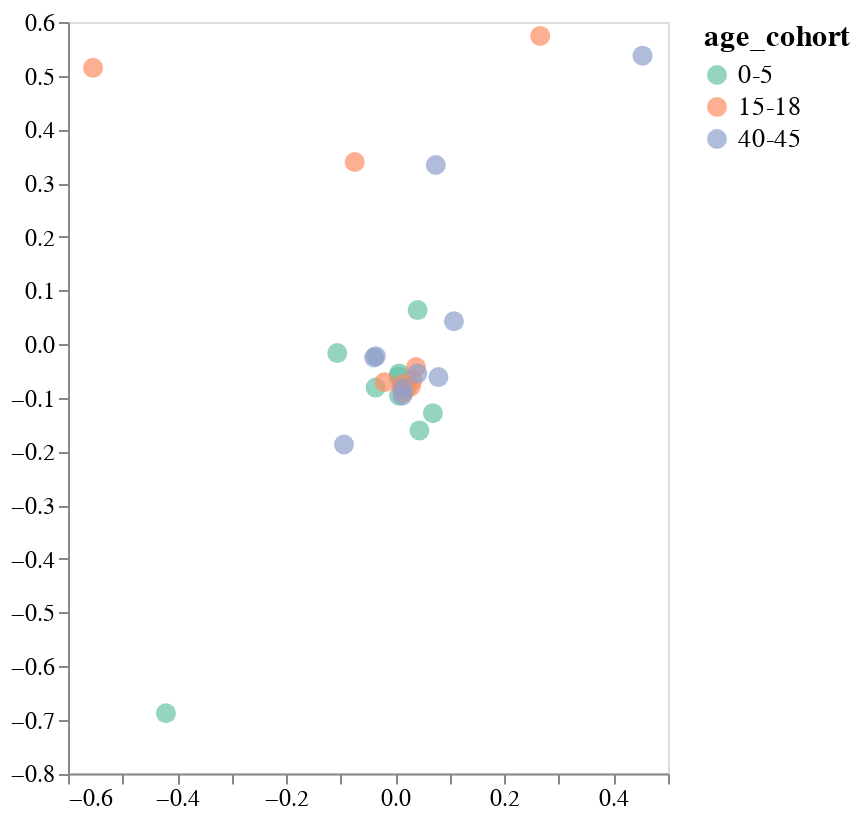

The cell this chart's notebook holds for it:
### Code cell
mds_and_plot(positive_escape, mds_random_state=7, feature_range=(0, 1))

### Figure 1 — Vega-Lite specification as saved in the notebook (floating-point values rounded to 4 significant figures)
{"config": {"view": {"continuousWidth": 300, "continuousHeight": 300}, "axis": {"grid": false, "labelFontSize": 12, "title": null}, "legend": {"labelFontSize": 13, "titleFontSize": 15}}, "data": {"name": "data-3871c1207d3bf30716dd41d75e4efa5d"}, "mark": {"type": "circle", "opacity": 0.7, "size": 100}, "encoding": {"color": {"field": "age_cohort", "scale": {"scheme": "set2"}, "type": "nominal"}, "detail": {"field": "serum", "type": "nominal"}, "tooltip": [{"field": "serum", "type": "nominal"}, {"field": "age_cohort", "type": "nominal"}], "x": {"field": "x_coord", "scale": {"padding": 5}, "type": "quantitative"}, "y": {"field": "y_coord", "scale": {"padding": 5}, "type": "quantitative"}}, "height": 375.7, "width": 300, "$schema": "https://vega.github.io/schema/vega-lite/v5.8.0.json", "datasets": {"data-3871c1207d3bf30716dd41d75e4efa5d": [{"serum": "2367", "x_coord": 0.007082, "y_coord": -0.09612, "age_cohort": "0-5"}, {"serum": "3944", "x_coord": 0.02117, "y_coord": -0.08241, "age_cohort": "0-5"}, {"serum": "2462", "x_coord": 0.007099, "y_coord": -0.05464, "age_cohort": "0-5"}, {"serum": "2389", "x_coord": 0.0443, "y_coord": -0.1608, "age_cohort": "0-5"}, {"serum": "2323", "x_coord": 0.005725, "y_coord": -0.06019, "age_cohort": "0-5"}, {"serum": "2388", "x_coord": 0.06898, "y_coord": -0.1287, "age_cohort": "0-5"}, {"serum": "2463", "x_coord": -0.03604, "y_coord": -0.08109, "age_cohort": "0-5"}, {"serum": "3973", "x_coord": 0.04095, "y_coord": 0.06326, "age_cohort": "0-5"}, {"serum": "4299", "x_coord": -0.1064, "y_coord": -0.01683, "age_cohort": "0-5"}, {"serum": "4584", "x_coord": -0.4204, "y_coord": -0.6877, "age_cohort": "0-5"}, {"serum": "2343", "x_coord": -0.07437, "y_coord": 0.3392, "age_cohort": "15-18"}, {"serum": "2350", "x_coord": 0.02864, "y_coord": -0.07896, "age_cohort": "15-18"}, {"serum": "2365", "x_coord": 0.038, "y_coord": -0.0427, "age_cohort": "15-18"}, {"serum": "2380", "x_coord": 0.01132, "y_coord": -0.08222, "age_cohort": "15-18"}, {"serum": "2382", "x_coord": -0.01957, "y_coord": -0.07099, "age_cohort": "15-18"}, {"serum": "3866", "x_coord": 0.01262, "y_coord": -0.07547, "age_cohort": "15-18"}, {"serum": "3856", "x_coord": -0.5542, "y_coord": 0.5146, "age_cohort": "15-18"}, {"serum": "3857", "x_coord": 0.03158, "y_coord": -0.06662, "age_cohort": "15-18"}, {"serum": "3862", "x_coord": 0.2657, "y_coord": 0.5741, "age_cohort": "15-18"}, {"serum": "3895", "x_coord": 0.01487, "y_coord": -0.09043, "age_cohort": "15-18"}, {"serum": "33C", "x_coord": 0.04043, "y_coord": -0.05496, "age_cohort": "40-45"}, {"serum": "34C", "x_coord": 0.01318, "y_coord": -0.09583, "age_cohort": "40-45"}, {"serum": "197C", "x_coord": 0.07911, "y_coord": -0.06148, "age_cohort": "40-45"}, {"serum": "199C", "x_coord": 0.4533, "y_coord": 0.5372, "age_cohort": "40-45"}, {"serum": "215C", "x_coord": -0.03887, "y_coord": -0.02492, "age_cohort": "40-45"}, {"serum": "210C", "x_coord": -0.094, "y_coord": -0.1871, "age_cohort": "40-45"}, {"serum": "74C", "x_coord": 0.0742, "y_coord": 0.3336, "age_cohort": "40-45"}, {"serum": "68C", "x_coord": 0.1075, "y_coord": 0.04253, "age_cohort": "40-45"}, {"serum": "150C", "x_coord": 0.01358, "y_coord": -0.08177, "age_cohort": "40-45"}, {"serum": "18C", "x_coord": -0.03562, "y_coord": -0.02249, "age_cohort": "40-45"}]}}
